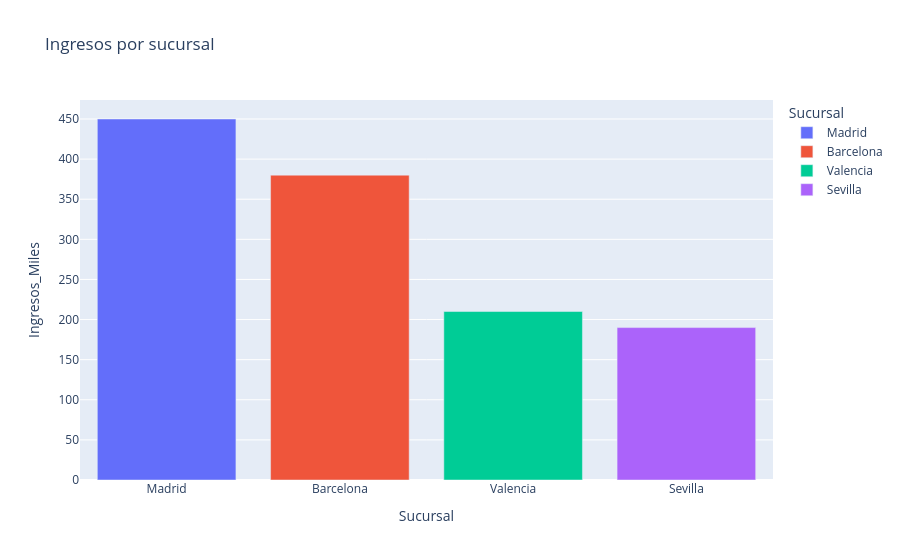

This figure's notebook cell:
### Markdown cell above
## 2. Gráfico de barras interactivo (px.bar)

**Casos de uso**: Comparar métricas categóricas viendo detalles exactos cuando pasamos el ratón por encima. 

**Data Model**: Eje X categorias Y numericos

### Code cell
# Dataset: Ingresos anuales de 4 sucursales de una tienda
datos_sucursales = {
    "Sucursal": ["Madrid", "Barcelona", "Valencia", "Sevilla"],
    "Ingresos_Miles": [450, 380, 210, 190],
    "Empleados": [12, 10, 6, 5]  # Información extra que mostraremos
}





df_sucursales = pd.DataFrame(datos_sucursales)

fig = px.bar(
    df_sucursales,
    x="Sucursal",
    y="Ingresos_Miles",
    hover_data=['Empleados'],
    title="Ingresos por sucursal",
    color='Sucursal'
)

fig.show()
fig.write_html('interactivo.html')

### Figure 1 — Plotly figure (JSON) as saved in the notebook; plotly's stock layout.template omitted (floating-point values rounded to 4 significant figures)
{"data": [{"customdata": [[12]], "hovertemplate": "Sucursal=%{x}<br>Ingresos_Miles=%{y}<br>Empleados=%{customdata[0]}<extra></extra>", "legendgroup": "Madrid", "marker": {"color": "#636efa", "pattern": {"shape": ""}}, "name": "Madrid", "orientation": "v", "showlegend": true, "textposition": "auto", "type": "bar", "x": ["Madrid"], "xaxis": "x", "y": [450], "yaxis": "y"}, {"customdata": [[10]], "hovertemplate": "Sucursal=%{x}<br>Ingresos_Miles=%{y}<br>Empleados=%{customdata[0]}<extra></extra>", "legendgroup": "Barcelona", "marker": {"color": "#EF553B", "pattern": {"shape": ""}}, "name": "Barcelona", "orientation": "v", "showlegend": true, "textposition": "auto", "type": "bar", "x": ["Barcelona"], "xaxis": "x", "y": [380], "yaxis": "y"}, {"customdata": [[6]], "hovertemplate": "Sucursal=%{x}<br>Ingresos_Miles=%{y}<br>Empleados=%{customdata[0]}<extra></extra>", "legendgroup": "Valencia", "marker": {"color": "#00cc96", "pattern": {"shape": ""}}, "name": "Valencia", "orientation": "v", "showlegend": true, "textposition": "auto", "type": "bar", "x": ["Valencia"], "xaxis": "x", "y": [210], "yaxis": "y"}, {"customdata": [[5]], "hovertemplate": "Sucursal=%{x}<br>Ingresos_Miles=%{y}<br>Empleados=%{customdata[0]}<extra></extra>", "legendgroup": "Sevilla", "marker": {"color": "#ab63fa", "pattern": {"shape": ""}}, "name": "Sevilla", "orientation": "v", "showlegend": true, "textposition": "auto", "type": "bar", "x": ["Sevilla"], "xaxis": "x", "y": [190], "yaxis": "y"}], "layout": {"barmode": "relative", "legend": {"title": {"text": "Sucursal"}, "tracegroupgap": 0}, "title": {"text": "Ingresos por sucursal"}, "xaxis": {"anchor": "y", "categoryarray": ["Madrid", "Barcelona", "Valencia", "Sevilla"], "categoryorder": "array", "domain": [0, 1], "title": {"text": "Sucursal"}}, "yaxis": {"anchor": "x", "domain": [0, 1], "title": {"text": "Ingresos_Miles"}}}}
